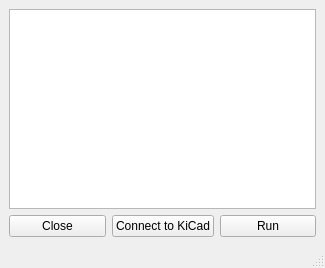
<?xml version="1.0" encoding="UTF-8"?>
<ui version="4.0">
 <class>MainWindow</class>
 <widget class="QMainWindow" name="MainWindow">
  <property name="geometry">
   <rect>
    <x>0</x>
    <y>0</y>
    <width>325</width>
    <height>268</height>
   </rect>
  </property>
  <property name="windowTitle">
   <string>MainWindow</string>
  </property>
  <widget class="QWidget" name="centralwidget">
   <layout class="QGridLayout" name="gridLayout">
    <item row="0" column="0">
     <layout class="QVBoxLayout" name="verticalLayout">
      <property name="sizeConstraint">
       <enum>QLayout::SizeConstraint::SetMinimumSize</enum>
      </property>
      <item>
       <widget class="QTableWidget" name="tableWidget"/>
      </item>
      <item>
       <layout class="QHBoxLayout" name="horizontalLayout_2">
        <item>
         <widget class="QPushButton" name="buttonClose">
          <property name="text">
           <string>Close</string>
          </property>
         </widget>
        </item>
        <item>
         <widget class="QPushButton" name="buttonConnect">
          <property name="text">
           <string>Connect to KiCad</string>
          </property>
         </widget>
        </item>
        <item>
         <widget class="QPushButton" name="buttonRun">
          <property name="text">
           <string>Run</string>
          </property>
         </widget>
        </item>
       </layout>
      </item>
     </layout>
    </item>
   </layout>
  </widget>
  <widget class="QMenuBar" name="menubar">
   <property name="geometry">
    <rect>
     <x>0</x>
     <y>0</y>
     <width>325</width>
     <height>23</height>
    </rect>
   </property>
  </widget>
  <widget class="QStatusBar" name="statusbar"/>
 </widget>
 <resources/>
 <connections/>
</ui>
